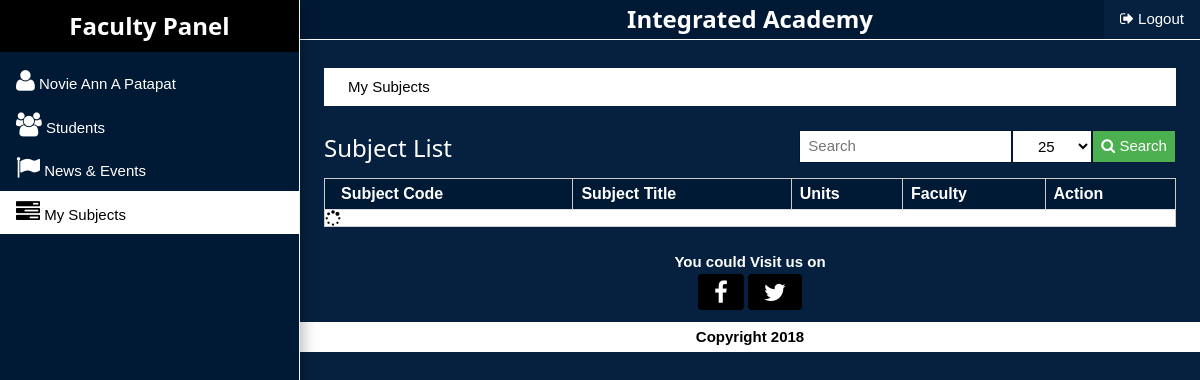
The page /faculty/my-subjects.php (signed in) on the database its author committed.
### tables this page shows
CREATE TABLE `tbl_faculty` (
  `tbl_id` int(11) NOT NULL,
  `username` varchar(100) NOT NULL,
  `password` varchar(100) NOT NULL,
  `fname` text NOT NULL,
  `lname` text NOT NULL,
  `mname` text NOT NULL,
  `gender` text NOT NULL,
  `bday` date NOT NULL,
  `address` varchar(500) NOT NULL,
  `position` varchar(200) NOT NULL,
  `date_registered` timestamp NOT NULL DEFAULT CURRENT_TIMESTAMP
);

### libraries/php-func/faculty-session.php (called while the page is built, shortened)
<?php
	include("connection.php");
	if(!empty($_SESSION["faculty_id"]) && !empty($_SESSION["username"])){
		$query = $con->query("select * from tbl_faculty where tbl_id='".$_SESSION["faculty_id"]."' and username='".$_SESSION["username"]."'");
		$row = $query->fetch();
	}else{
		?>
			<script>
				window.location.assign("../faculty/?msg=<i class='fa fa-warning w3-xlarge'></i> Session Expired");
			</script>
		<?php
	}
?>

### faculty/my-subjects.php (the view, shortened to what this page needs)
<?php
	include("../libraries/php-func/main-func.php");
	include("../libraries/php-func/faculty-session.php");
?>
	<div class="w3-col s12 m12 l12 w3-theme w3-padding-0" style="height:100%;">
		<div class="w3-col s10 m3 l3 w3-border-right w3-border-light-grey w3-card-8 w3-theme-dark w3-animate-left" style="height:100%;position:fixed;z-index:998;" id="navigationBar">
			<h3 class="w3-center w3-margin-0 w3-black w3-padding-top w3-padding-bottom">
				<b class=" w3-margin-0 w3-text-white" style="background:rgba(0,0,0,0.70);">Faculty Panel</b>
			</h3>
			<div class="w3-padding-top" style="height:auto;max-height:68%;min-height:auto;overflow-x:hidden;overflow-y:auto;">
				<a href="profile.php" class="w3-padding-medium w3-left-align w3-col s12 m12 l12 w3-btn w3-hover-white w3-transparent"><i class=" fa fa-user w3-xlarge"></i> <?=ucfirst($row["fname"])." ".ucfirst($row["mname"])." ".ucfirst($row["lname"]);?></a>
				<a href="students.php" class="w3-padding-medium w3-left-align w3-col s12 m12 l12 w3-btn w3-hover-white w3-transparent"><i class=" fa fa-users w3-xlarge "></i> Students</a>
				<a href="news-and-events.php" class="w3-padding-medium w3-left-align w3-col s12 m12 l12 w3-btn w3-hover-white w3-transparent"><i class=" fa fa-flag w3-xlarge"></i> News & Events</a>
				<a href="my-subjects.php" class="w3-padding-medium w3-left-align w3-col s12 m12 l12 w3-btn w3-hover-white w3-white"><i class=" fa fa-tasks w3-xlarge"></i> My Subjects</a>
			</div>
		</div>
		<div class="w3-col s12 m9 l9 w3-padding-0 w3-right w3-margin-0 " >
			<div class="w3-padding-0 w3-col s12 m12 l12 w3-center w3-theme-dark w3-margin-0 w3-display-container w3-animate-right w3-border-bottom w3-border-white">
				<a href="../libraries/php-func/faculty-logout.php" class="w3-right w3-btn w3-padding-medium w3-theme w3-hover-white w3-hide-small"><i class="fa fa-sign-out" ></i> Logout</a>
				<h3 class="w3-margin-0 w3-display-middle w3-padding-0 w3-text-white w3-col s8  m8 l8"><b>Integrated Academy</b></h3>
			</div>
			<div class="w3-padding-large w3-col s12 m12 l12 w3-margin-top">
				<div class="w3-padding-medium w3-col s12 m12 l12 w3-white"><a class="w3-padding-small w3-white">My Subjects</a>
				</div>
			</div>
			<div class="w3-padding-medium w3-col s12 m12 l12 w3-theme">
				<div class="w3-col s12 m12 l12 w3-padding-small">
					<div class="w3-col s12 m12 l12">
						<h3 class="w3-col s12 m3 l3 w3-margin-0">Subject List</h3>
						<form class="w3-col s12 m9 l9" action="../libraries/php-func/my-subjects.php" method="POST" id="studentSearch">
							<button type="submit" name="submit"  class="w3-btn w3-padding-small w3-green w3-border w3-border-theme-dark w3-right " onclick="send('studentSearch','../libraries/php-func/my-subjects.php','studentsList')"><i class="fa fa-search"></i> Search</button>
							<select name="limit"  class="w3-btn w3-medium w3-white w3-border w3-border-theme-dark w3-right ">
								<option>25</option>
							</select>
							<input type="search" name="search" class="w3-input w3-padding-small w3-border w3-border-theme-dark w3-col s5 m4 l4 w3-right" placeholder="Search" >
						</form>
					</div>
					<div class="w3-col s12 m12 l12 w3-display-container" style="overflow-x:auto;">
						<table class="w3-table w3-bordered w3-border w3-white w3-display-container">
							<thead>
								<tr class="w3-theme-dark">
									<th class=" w3-border-right">Subject Code</th>
									<th class=" w3-border-right">Subject Title</th>
									<th class=" w3-border-right">Units</th>
									<th class=" w3-border-right">Faculty</th>
									<th>Action</th>
								</tr>
							</thead>
							<tbody id="studentsList">
							</tbody>
						</table>
					</div>
				</div>
			</div>

### libraries/stylesheet/w3-theme-blue-grey.css (style rules this page uses)
.w3-theme-dark { color:#fff !important; background-color:#001935 !important }
.w3-theme { color:#fff !important; background-color:#06213f !important }
.w3-border-theme-dark { border-color:#001935 !important }

### rows shown on the page
tbl_faculty: fname "Novie Ann", mname "A", lname "Patapat"
